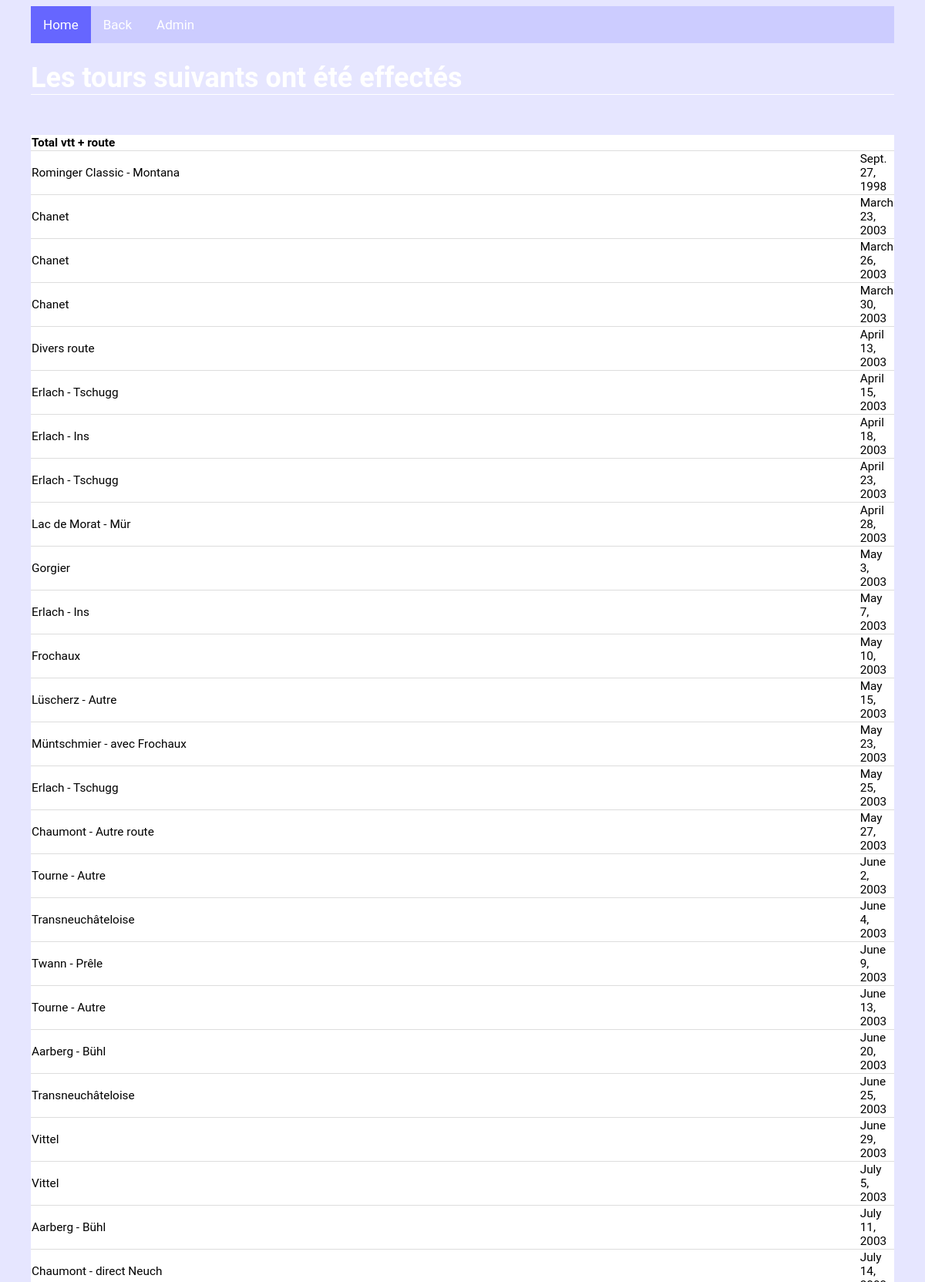
Screenshot of /biketours/list/act/ (upper part) with the database file from the repository.
### biketours/models.py (models this page shows, shortened)
class Perfo(models.Model):
    Refparcours = models.ForeignKey(BikeTour, blank=True, null=True, on_delete=models.CASCADE)
    Date = models.DateField(default=None)
    Distance = models.FloatField(default=None)
    Temps = models.DurationField(default=None)
    Remarques = models.CharField(max_length=1000, default=None, blank=True, null=True)
    Dénivelé = models.FloatField(default=None, blank=True, null=True)
    Vitesse_max = models.FloatField(default=None, blank=True, null=True)
    FC_moy = models.FloatField(default=None, blank=True, null=True)
    FC_max = models.FloatField(default=None, blank=True, null=True)
    Temps_part_1 = models.DurationField(default=None, blank=True, null=True)
    Temps_part_2 = models.DurationField(default=None, blank=True, null=True)
    Temps_part_3 = models.DurationField(default=None, blank=True, null=True)
    Temps_part_4 = models.DurationField(default=None, blank=True, null=True)
    Temps_part_5 = models.DurationField(default=None, blank=True, null=True)
    Temps_part_6 = models.DurationField(default=None, blank=True, null=True)
    Temps_part_7 = models.DurationField(default=None, blank=True, null=True)
    Temps_part_8 = models.DurationField(default=None, blank=True, null=True)
    Temps_part_9 = models.DurationField(default=None, blank=True, null=True)
    Temps_part_10 = models.DurationField(default=None, blank=True, null=True)

class BikeTour(models.Model):
    Parcours = models.CharField(max_length=250, default=None)
    Variante = models.CharField(max_length=250, default=None, blank=True, null=True)
    But = models.ForeignKey(But, on_delete=models.CASCADE)
    Type = models.ForeignKey(Type, on_delete=models.CASCADE)
    Descriptif = models.CharField(max_length=1000, default=None, blank=True, null=True)
    Descr_part_1 = models.CharField(max_length=250, default=None, blank=True, null=True)
    Dist_part_1 = models.FloatField(default=None, blank=True, null=True)
    Deniv_part_1 = models.FloatField(default=None, blank=True, null=True)
    Descr_part_2 = models.CharField(max_length=250, default=None, blank=True, null=True)
    Dist_part_2 = models.FloatField(default=None, blank=True, null=True)
    Deniv_part_2 = models.FloatField(default=None, blank=True, null=True)
    Descr_part_3 = models.CharField(max_length=250, default=None, blank=True, null=True)
    Dist_part_3 = models.FloatField(default=None, blank=True, null=True)
    Deniv_part_3 = models.FloatField(default=None, blank=True, null=True)
    Descr_part_4 = models.CharField(max_length=250, default=None, blank=True, null=True)
    Dist_part_4 = models.FloatField(default=None, blank=True, null=True)
    Deniv_part_4 = models.FloatField(default=None, blank=True, null=True)
    Descr_part_5 = models.CharField(max_length=250, default=None, blank=True, null=True)
    Dist_part_5 = models.FloatField(default=None, blank=True, null=True)
    Deniv_part_5 = models.FloatField(default=None, blank=True, null=True)
    Descr_part_6 = models.CharField(max_length=250, default=None, blank=True, null=True)
    Dist_part_6 = models.FloatField(default=None, blank=True, null=True)
    Deniv_part_6 = models.FloatField(default=None, blank=True, null=True)
    Descr_part_7 = models.CharField(max_length=250, default=None, blank=True, null=True)
    Dist_part_7 = models.FloatField(default=None, blank=True, null=True)
    Deniv_part_7 = models.FloatField(default=None, blank=True, null=True)
    Descr_part_8 = models.CharField(max_length=250, default=None, blank=True, null=True)
    Dist_part_8 = models.FloatField(default=None, blank=True, null=True)
    Deniv_part_8 = models.FloatField(default=None, blank=True, null=True)
    Descr_part_9 = models.CharField(max_length=250, default=None, blank=True, null=True)
    Dist_part_9 = models.FloatField(default=None, blank=True, null=True)
    Deniv_part_9 = models.FloatField(default=None, blank=True, null=True)
    Descr_part_10 = models.CharField(max_length=250, default=None, blank=True, null=True)
    Dist_part_10 = models.FloatField(default=None, blank=True, null=True)
    Deniv_part_10 = models.FloatField(default=None, blank=True, null=True)
    def __str__(self):
        if self.Variante is None:
            return(self.Parcours)
        else :
            return(self.Parcours + " - " + self.Variante)

### biketours/views.py (the view)
def list_act(request):
    list = Perfo.objects.all()
    context = {"list":list}
    return render(request, "biketours/list.html" ,context)

### biketours/templates/biketours/list.html (shortened to what this page needs)
{% extends 'biketours/base.html' %}
{% block content %}
<h1> Les tours suivants ont été effectés </h1>
{% if list %}
<table>
		<tr>
			<th colspan="2">Total vtt + route</th>
		</tr>
		{% for n in list %}
		<tr>
			<td>{{n.Refparcours}} </td>
			<td>{{n.Date}} </td>
		</tr>
		{% endfor %}
</table>
{% else %}
	<h1> C'est vide ? .... </h1>
{% endif %}
{% endblock %}

### biketours/static/biketours/mystyle.css (style rules this page uses)
table, th, td { width: 100%; border-bottom: 1px solid #ddd; border-collapse: collapse; text-align: left; background-color: white; font-size:80%; table-layout: auto; }
h1 { color: white; font-size:150%; border-bottom: 1px solid white; }

### rows the page displays
Perfo: Refparcours "Rominger Classic - Montana", Date "Sept. 27, 1998"
Perfo: Refparcours "Chanet", Date "March 23, 2003"
Perfo: Refparcours "Chanet", Date "March 26, 2003"
Perfo: Refparcours "Chanet", Date "March 30, 2003"
Perfo: Refparcours "Divers route", Date "April 13, 2003"
Perfo: Refparcours "Erlach - Tschugg", Date "April 15, 2003"
Perfo: Refparcours "Erlach - Ins", Date "April 18, 2003"
Perfo: Refparcours "Erlach - Tschugg", Date "April 23, 2003"
Perfo: Refparcours "Lac de Morat - Mür", Date "April 28, 2003"
Perfo: Refparcours "Gorgier", Date "May 3, 2003"
Perfo: Refparcours "Erlach - Ins", Date "May 7, 2003"
Perfo: Refparcours "Frochaux", Date "May 10, 2003"
Perfo: Refparcours "Lüscherz - Autre", Date "May 15, 2003"
Perfo: Refparcours "Müntschmier - avec Frochaux", Date "May 23, 2003"
Perfo: Refparcours "Erlach - Tschugg", Date "May 25, 2003"
Perfo: Refparcours "Chaumont - Autre route", Date "May 27, 2003"
Perfo: Refparcours "Tourne - Autre", Date "June 2, 2003"
Perfo: Refparcours "Transneuchâteloise", Date "June 4, 2003"
Perfo: Refparcours "Twann - Prêle", Date "June 9, 2003"
Perfo: Refparcours "Tourne - Autre", Date "June 13, 2003"
Perfo: Refparcours "Aarberg - Bühl", Date "June 20, 2003"
Perfo: Refparcours "Transneuchâteloise", Date "June 25, 2003"
Perfo: Refparcours "Vittel", Date "June 29, 2003"
Perfo: Refparcours "Vittel", Date "July 5, 2003"
Perfo: Refparcours "Aarberg - Bühl", Date "July 11, 2003"
Perfo: Refparcours "Chaumont - direct Neuch"
